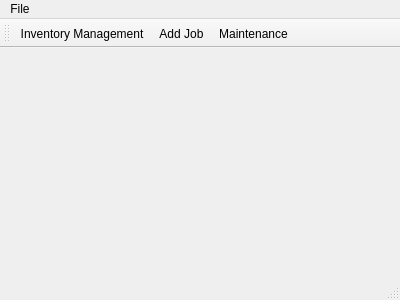
<?xml version="1.0" encoding="UTF-8"?>
<ui version="4.0">
 <class>MainWindow</class>
 <widget class="QMainWindow" name="MainWindow">
  <property name="geometry">
   <rect>
    <x>0</x>
    <y>0</y>
    <width>400</width>
    <height>300</height>
   </rect>
  </property>
  <property name="windowTitle">
   <string>MainWindow</string>
  </property>
  <widget class="QWidget" name="centralWidget"/>
  <widget class="QMenuBar" name="menuBar">
   <property name="geometry">
    <rect>
     <x>0</x>
     <y>0</y>
     <width>400</width>
     <height>21</height>
    </rect>
   </property>
   <widget class="QMenu" name="menuFile">
    <property name="title">
     <string>File</string>
    </property>
    <widget class="QMenu" name="menuChange_Windows">
     <property name="title">
      <string>Change Windows</string>
     </property>
     <addaction name="actionInventory_Management"/>
     <addaction name="actionAdd_Job"/>
     <addaction name="actionMaintenance"/>
    </widget>
    <addaction name="menuChange_Windows"/>
   </widget>
   <addaction name="menuFile"/>
  </widget>
  <widget class="QToolBar" name="mainToolBar">
   <attribute name="toolBarArea">
    <enum>TopToolBarArea</enum>
   </attribute>
   <attribute name="toolBarBreak">
    <bool>false</bool>
   </attribute>
   <addaction name="actionInventory_Management"/>
   <addaction name="actionAdd_Job"/>
   <addaction name="actionMaintenance"/>
  </widget>
  <widget class="QStatusBar" name="statusBar"/>
  <action name="actionInventory_Management">
   <property name="text">
    <string>Inventory Management</string>
   </property>
  </action>
  <action name="actionAdd_Job">
   <property name="text">
    <string>Add Job</string>
   </property>
  </action>
  <action name="actionMaintenance">
   <property name="text">
    <string>Maintenance</string>
   </property>
  </action>
 </widget>
 <layoutdefault spacing="6" margin="11"/>
 <resources/>
 <connections/>
</ui>
